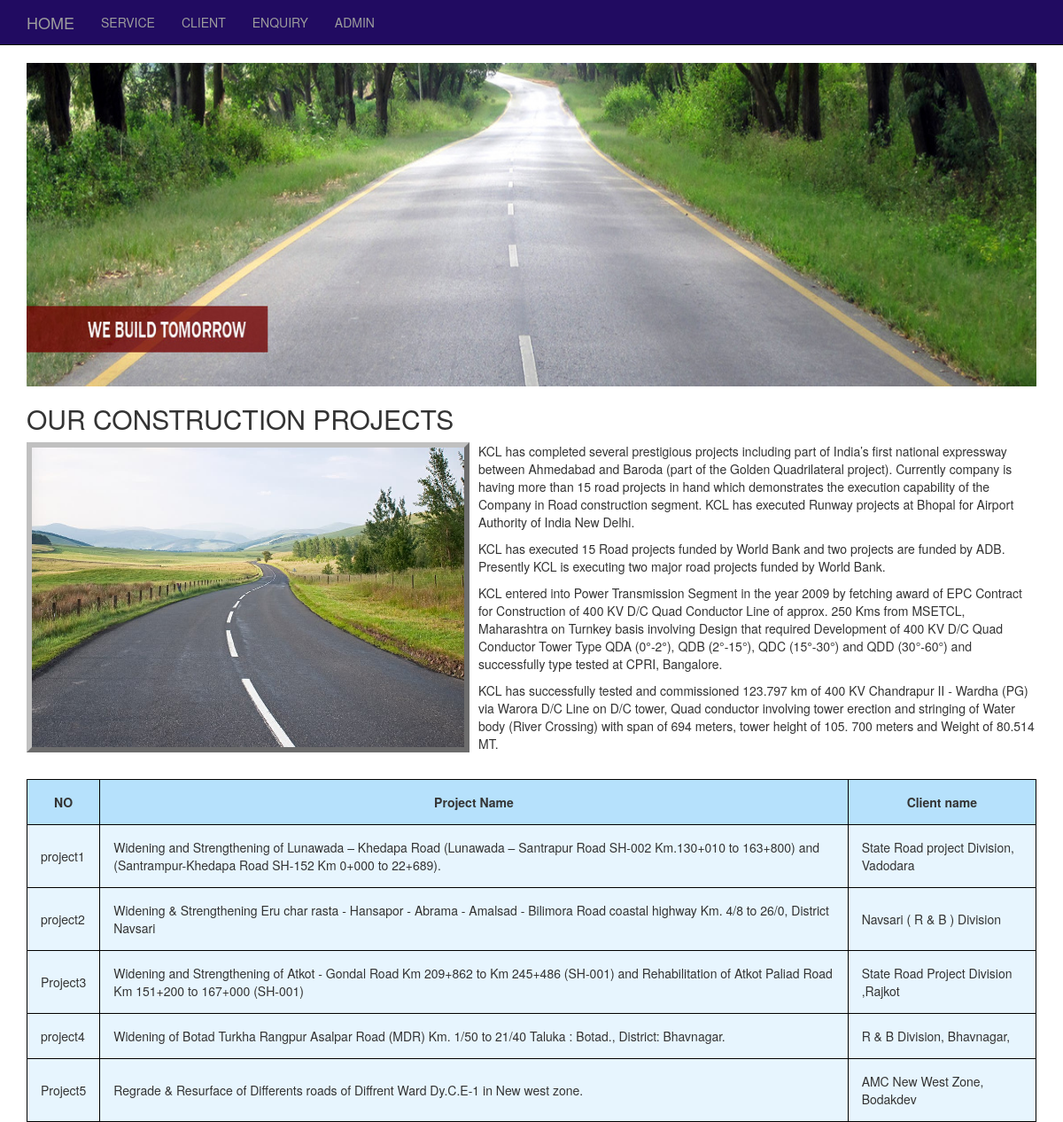
Screenshot of /bapp/service/ with the database file from the repository.
### bapp/models.py (models this page shows, shortened)
class project(models.Model):
    category=models.ForeignKey(category,related_name='project',on_delete=models.DO_NOTHING)
    No=models.CharField(max_length=264)
    pname=models.CharField(max_length=264)
    cname=models.CharField(max_length=264)

### bapp/views.py (the view)
# urls.py: path('service/',views.service,name='service'),
def service(request):
    data=project.objects.all
    return render(request,'bapp/service.html',{'data':data})

### templates/bapp/service.html (shortened to what this page needs)
<!DOCTYPE html>
{% extends 'bapp/base.html' %}
{% load static%}
  {% block body_block%}
<div class="item">
        <img src="{% static 'images/r1.jpg'%}" alt="road" style="width:100%;">
      </div>
<h2>OUR CONSTRUCTION PROJECTS</h2>
<div class="item2">
<img src="{% static 'images/r11.jpg' %}" style="float:left;margin-right:10px;margin-bottom:5px;width:500px;height:350px;border:6px outset Silver;"/>
   <p>KCL has completed several prestigious projects including part of India’s first national expressway between Ahmedabad and Baroda (part of the Golden Quadrilateral project). Currently company is having more than 15 road projects in hand which demonstrates the execution capability of the Company in Road construction segment.
    KCL has executed Runway projects at Bhopal for Airport Authority of India New Delhi.</p>
    <p>KCL has executed 15 Road projects funded by World Bank and two projects are funded by ADB.
    Presently KCL is executing two major road projects funded by World Bank.</p>
    <p>KCL entered into Power Transmission Segment in the year 2009 by fetching award of EPC Contract
        for Construction of 400 KV D/C Quad Conductor Line of approx. 250 Kms from MSETCL,
        Maharashtra on Turnkey basis involving Design that required Development of 400 KV D/C
        Quad Conductor Tower Type QDA (0°-2°), QDB (2°-15°), QDC (15°-30°) and QDD (30°-60°) and
        successfully type tested at CPRI, Bangalore.</p>
    <p>KCL has successfully tested and commissioned 123.797 km of 400 KV Chandrapur II -
        Wardha (PG) via Warora D/C Line on D/C tower, Quad conductor involving tower erection and
        stringing of Water body (River Crossing) with span of 694 meters, tower height of 105.
        700 meters and Weight of 80.514 MT.</p>
</div><br>
<div class="djangotwo">
          {% if data %}
          <table>
          <thead>
           <th>NO</th>
           <th>Project Name</th>
           <th>Client name</th>
          </thead>
          {% for acc in data %}
        <tr>
            <tbody>
                   <td>{{ acc.No}}</td>
                   <td>{{ acc.pname }}</td>
                   <td>{{ acc.cname }}</td>
               </tr>
            {% endfor %}
    </table>
     {% endif %}
    </div>
{% endblock %}

### templates/bapp/base.html (shortened to what this page needs)
<!DOCTYPE html>
<html lang="en">
<head>
    <link rel="stylesheet" href="https://maxcdn.bootstrapcdn.com/bootstrap/3.3.7/css/bootstrap.min.css">
</head>
<body>
<nav class="navbar navbar-inverse navbar-static-top" style="background-color: #210B61;">
      <div class="container">
           <ul class="nav navbar-nav">
               <li> <a class="navbar-brand" href="{% url 'index' %}">HOME</a></li>
               <li> <a class="navbar-link" href="{% url 'bapp:service'%}">SERVICE</a></li>
               <li><a class="navbar-link" href="{%url 'bapp:client'%}">CLIENT</a></li>
                <li><a class="navbar-link" href="{%url 'bapp:enquiry'%}">ENQUIRY</a></li>
               <li> <a class="navbar-link" href="{% url 'admin:index'%}">ADMIN</a></li>
           </ul>
       </div>
   </nav>
    <div class="container">
        {% block body_block %}
        {% endblock %}
    </div>
</body>
</html>

### templates/bapp/service.html (style rules this page uses)
table,th,td { border: 1px solid black; }
th,td { padding: 15px; }
th { text-align: center; background-color: #b6e1fc; }
tr { background-color:#e7f5fe }

### rows the page displays
project: No "project1", pname "Widening and Strengthening of Lunawada – Khedapa Road (Lunawada – Santrapur Road SH-002 Km.130+010 to 163+800) and (Santrampur-Khedapa Road SH-152 Km 0+000 to 22+689).", cname "State Road project Division, Vadodara"
project: No "project2", pname "Widening & Strengthening Eru char rasta - Hansapor - Abrama - Amalsad - Bilimora Road coastal highway Km. 4/8 to 26/0, District Navsari", cname "Navsari ( R & B ) Division"
project: No "Project3", pname "Widening and Strengthening of Atkot - Gondal Road Km 209+862 to Km 245+486 (SH-001) and Rehabilitation of Atkot Paliad Road Km 151+200 to 167+000 (SH-001)", cname "State Road Project Division ,Rajkot"
project: No "project4", pname "Widening of Botad Turkha Rangpur Asalpar Road (MDR) Km. 1/50 to 21/40 Taluka : Botad., District: Bhavnagar.", cname "R & B Division, Bhavnagar,"
project: No "Project5", pname "Regrade & Resurface of Differents roads of Diffrent Ward Dy.C.E-1 in New west zone.", cname "AMC New West Zone, Bodakdev"
